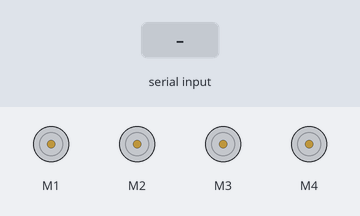
Bench run of a sketch on a simulated Arduino Uno, built with avr-gcc and run on an emulated ATmega328P. Shown: 4 × DC motor (green arrow = forward, orange = backward, longer = faster). The test bench sets the inputs (shaded band).

Above: at 1.2 s.
1.3 s: "S\n" received over Serial
2.8 s: "F\n" received over Serial
At 4.0 s:
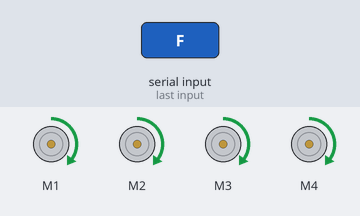
4.3 s: "L\n" received over Serial
At 5.4 s:
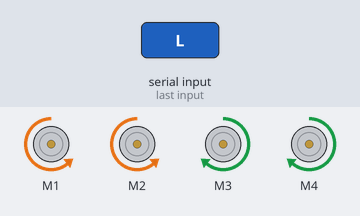
5.8 s: "R\n" received over Serial
At 6.5 s:
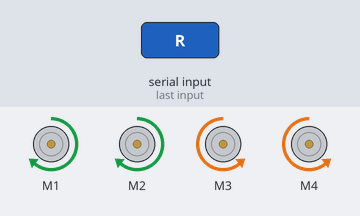
7.3 s: "B\n" received over Serial
At 7.6 s:
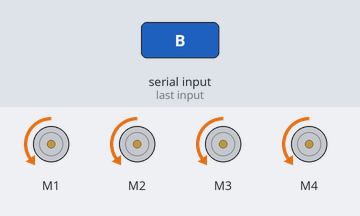
8.8 s: "Q\n" received over Serial
At 10.0 s:
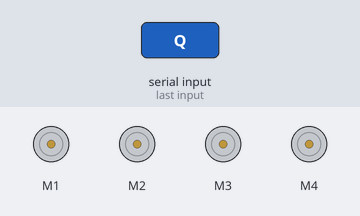
Timing chart, 0 to 11.3 s (numbered marks = the images above; inputs shaded):
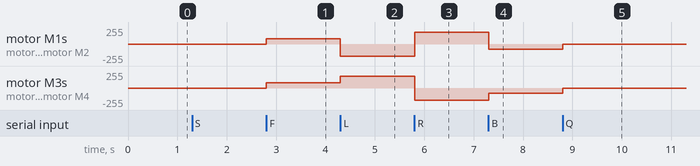

The sketch:

sketch_feb24a.ino
```cpp
#include <AFMotor.h> // Include the AFMotor library

// Create motor objects
AF_DCMotor motor1(1); // Motor 1 on M1
AF_DCMotor motor2(2); // Motor 2 on M2
AF_DCMotor motor3(3); // Motor 3 on M3
AF_DCMotor motor4(4); // Motor 4 on M4


void moveFront(){

  motor1.setSpeed(80);
  motor2.setSpeed(80);
  motor3.setSpeed(80);
  motor4.setSpeed(80);
  motor1.run(FORWARD);
  motor2.run(FORWARD);
  motor3.run(FORWARD);
  motor4.run(FORWARD);

}

void moveBack(){

  motor1.setSpeed(80);
  motor2.setSpeed(80);
  motor3.setSpeed(80);
  motor4.setSpeed(80);
  motor1.run(BACKWARD);
  motor2.run(BACKWARD);
  motor3.run(BACKWARD);
  motor4.run(BACKWARD);

}

void moveLeft(){
  motor1.setSpeed(180);
  motor2.setSpeed(180);
  motor3.setSpeed(180);
  motor4.setSpeed(180);
  motor1.run(BACKWARD);
  motor2.run(BACKWARD);
  motor3.run(FORWARD);
  motor4.run(FORWARD);

}

void moveRight(){
  motor1.setSpeed(180);
  motor2.setSpeed(180);
  motor3.setSpeed(180);
  motor4.setSpeed(180);
  motor1.run(FORWARD);
  motor2.run(FORWARD);
  motor3.run(BACKWARD);
  motor4.run(BACKWARD);
}

void stop(){
  motor1.run(RELEASE);
  motor2.run(RELEASE);
  motor3.run(RELEASE);
  motor4.run(RELEASE);
}


void setup() {
  Serial.begin(9600);
}

void loop() {
  if(Serial.available()){
    String command = Serial.readStringUntil('\n');
    if (command == "S"){
      stop();
    }
    else if (command == "F"){
      moveFront();
    }
    else if (command == "L"){
      moveLeft();
    }
    else if (command == "R"){
      moveRight();
    }
    else if (command == "B"){
      moveBack();
    }
    else if (command == "Q"){
      stop();
    }


  }}
```

Measured:
- after the input at 2.8 s, motor M1–4: stopped → forward 80/255 at once
- after the input at 4.3 s, motor M1, motor M2: forward 80/255 → backward 180/255 at once; motor M3, motor M4: forward 80/255 → forward 180/255 at once
- after the input at 5.8 s, motor M1, motor M2: backward 180/255 → forward 180/255 at once; motor M3, motor M4: forward 180/255 → backward 180/255 at once
- after the input at 7.3 s, motor M1, motor M2: forward 180/255 → backward 80/255 at once; motor M3, motor M4: backward 180/255 → backward 80/255 at once
- after the input at 8.8 s, motor M1–4: backward 80/255 → stopped at once
